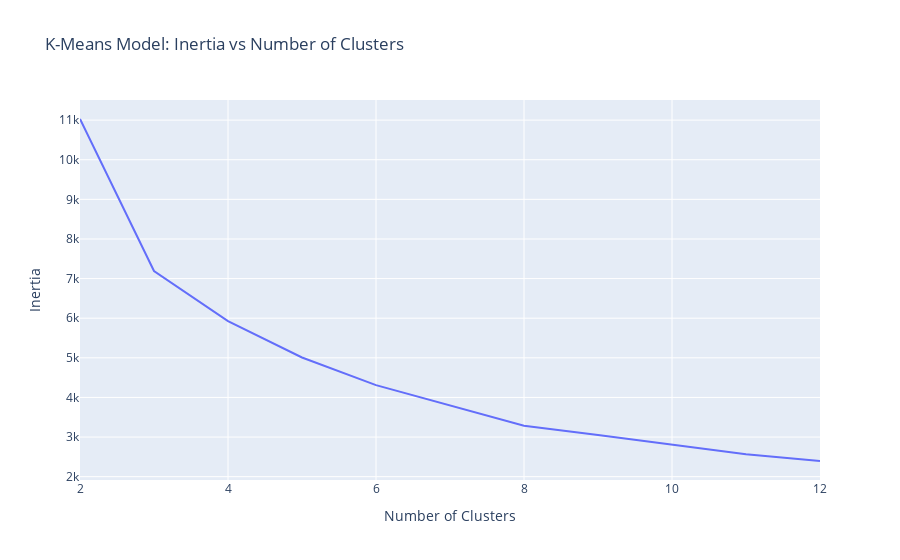

Notebook cell for this chart:
### Code cell
# Create line plot of `inertia_errors` vs `n_clusters`
fig = px.line(
    x=n_clusters, y=inertia_errors, title="K-Means Model: Inertia vs Number of Clusters"
)
fig.update_layout(xaxis_title="Number of Clusters", yaxis_title="Inertia")
fig.show()

### Figure 1 — Plotly figure (JSON) as saved in the notebook; plotly's stock layout.template omitted (floating-point values rounded to 4 significant figures)
{"data": [{"hovertemplate": "x=%{x}<br>y=%{y}<extra></extra>", "legendgroup": "", "line": {"color": "#636efa", "dash": "solid"}, "marker": {"symbol": "circle"}, "mode": "lines", "name": "", "orientation": "v", "showlegend": false, "type": "scatter", "x": [2, 3, 4, 5, 6, 7, 8, 9, 10, 11, 12], "xaxis": "x", "y": [11030.0, 7191.0, 5925.0, 5008.0, 4310.0, 3805.0, 3287.0, 3053.0, 2808.0, 2565.0, 2396.0], "yaxis": "y"}], "layout": {"autosize": true, "legend": {"tracegroupgap": 0}, "title": {"text": "K-Means Model: Inertia vs Number of Clusters"}, "xaxis": {"anchor": "y", "autorange": true, "domain": [0, 1], "range": [2, 12], "title": {"text": "Number of Clusters"}, "type": "linear"}, "yaxis": {"anchor": "x", "autorange": true, "domain": [0, 1], "range": [1916.0, 11510.0], "title": {"text": "Inertia"}, "type": "linear"}}}
